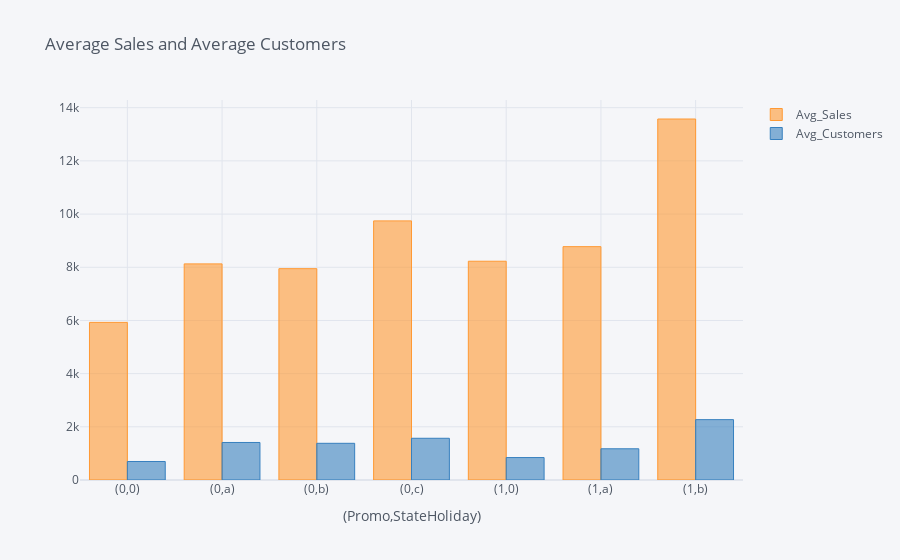
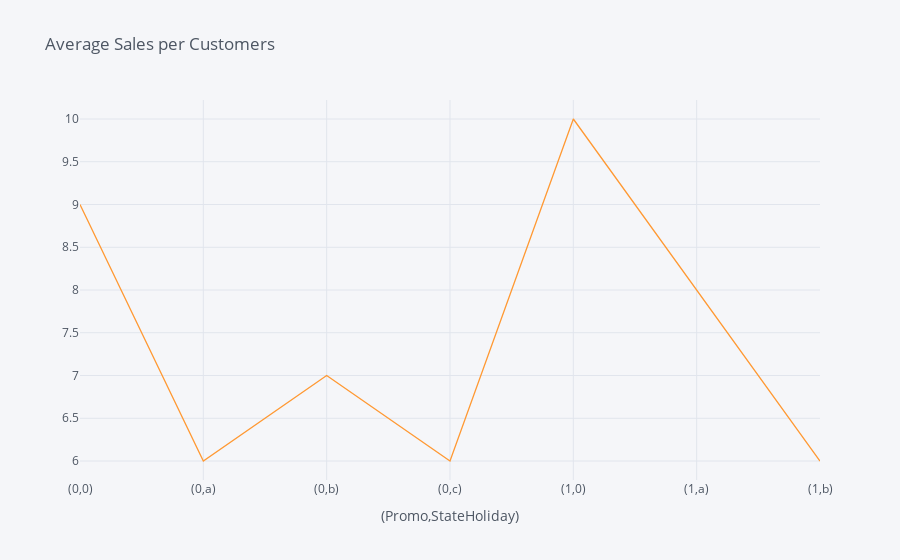

These figures' notebook cell, in order:
### Markdown cell above
## 2.2 Table_2 : Average sales, average number of customers and average sales per customer based on State Holidays and whether the promo is running on that day.

### Code cell
Table_2=pd.pivot_table(data=train,index=['Promo','StateHoliday'],values=['Sales','Customers','SalesPerCustomer'],aggfunc='mean').round(0)
Table_2.rename(columns=lambda x : 'Avg_' + x, inplace=True)

# Visualization
Table_2.iplot(kind='bar',y=['Avg_Sales','Avg_Customers'],title='Average Sales and Average Customers',xTitle='(Promo,StateHoliday)')
Table_2.iplot(y='Avg_SalesPerCustomer',title='Average Sales per Customers',xTitle='(Promo,StateHoliday)')

Table_2

### Figure 1 — Plotly figure (JSON) as saved in the notebook; plotly's stock layout.template omitted (floating-point values rounded to 4 significant figures)
{"data": [{"marker": {"color": "rgba(255, 153, 51, 0.6)", "line": {"color": "rgba(255, 153, 51, 1.0)", "width": 1}}, "name": "Avg_Sales", "orientation": "v", "text": "", "type": "bar", "x": ["(0,0)", "(0,a)", "(0,b)", "(0,c)", "(1,0)", "(1,a)", "(1,b)"], "y": [5927, 8127, 7947, 9744, 8227, 8775, 13575]}, {"marker": {"color": "rgba(55, 128, 191, 0.6)", "line": {"color": "rgba(55, 128, 191, 1.0)", "width": 1}}, "name": "Avg_Customers", "orientation": "v", "text": "", "type": "bar", "x": ["(0,0)", "(0,a)", "(0,b)", "(0,c)", "(1,0)", "(1,a)", "(1,b)"], "y": [696, 1411, 1380, 1569, 844, 1174, 2270]}], "layout": {"legend": {"bgcolor": "#F5F6F9", "font": {"color": "#4D5663"}}, "paper_bgcolor": "#F5F6F9", "plot_bgcolor": "#F5F6F9", "title": {"font": {"color": "#4D5663"}, "text": "Average Sales and Average Customers"}, "xaxis": {"gridcolor": "#E1E5ED", "showgrid": true, "tickfont": {"color": "#4D5663"}, "title": {"font": {"color": "#4D5663"}, "text": "(Promo,StateHoliday)"}, "zerolinecolor": "#E1E5ED"}, "yaxis": {"gridcolor": "#E1E5ED", "showgrid": true, "tickfont": {"color": "#4D5663"}, "title": {"font": {"color": "#4D5663"}, "text": ""}, "zerolinecolor": "#E1E5ED"}}}

### Figure 2 — Plotly figure (JSON) as saved in the notebook; plotly's stock layout.template omitted (floating-point values rounded to 4 significant figures)
{"data": [{"line": {"color": "rgba(255, 153, 51, 1.0)", "dash": "solid", "shape": "linear", "width": 1.3}, "mode": "lines", "name": "Avg_SalesPerCustomer", "text": "", "type": "scatter", "x": ["(0,0)", "(0,a)", "(0,b)", "(0,c)", "(1,0)", "(1,a)", "(1,b)"], "y": [9, 6, 7, 6, 10, 8, 6]}], "layout": {"legend": {"bgcolor": "#F5F6F9", "font": {"color": "#4D5663"}}, "paper_bgcolor": "#F5F6F9", "plot_bgcolor": "#F5F6F9", "title": {"font": {"color": "#4D5663"}, "text": "Average Sales per Customers"}, "xaxis": {"gridcolor": "#E1E5ED", "showgrid": true, "tickfont": {"color": "#4D5663"}, "title": {"font": {"color": "#4D5663"}, "text": "(Promo,StateHoliday)"}, "zerolinecolor": "#E1E5ED"}, "yaxis": {"gridcolor": "#E1E5ED", "showgrid": true, "tickfont": {"color": "#4D5663"}, "title": {"font": {"color": "#4D5663"}, "text": ""}, "zerolinecolor": "#E1E5ED"}}}
